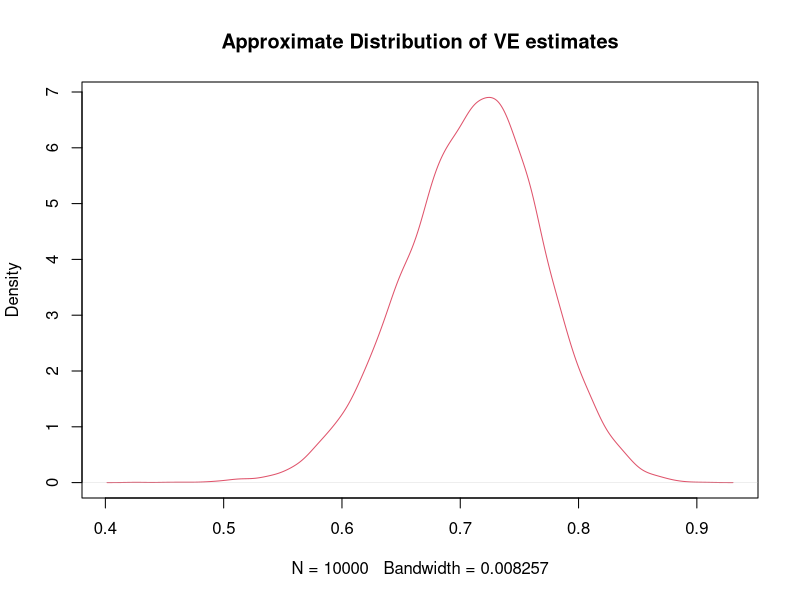
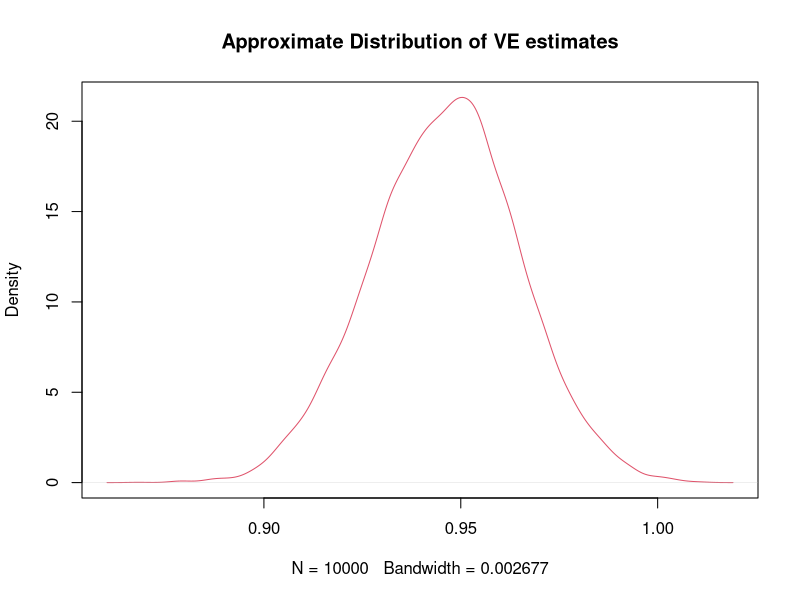
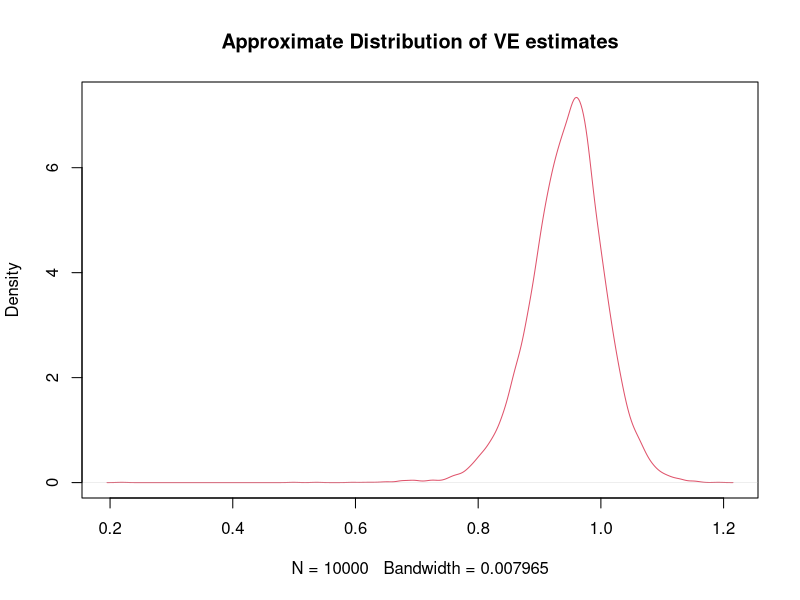
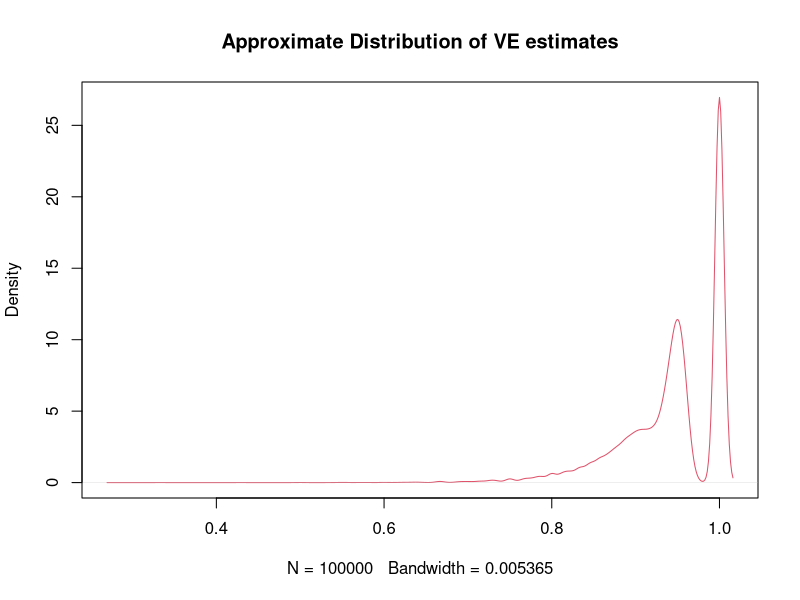

The R source for these figures, in order:
## ---- chunk 1
# No libraries needed.
## ---- chunk 2
NV = 200745 # number of vaccinated (treated)
NU = 201229 # number of unvaccinated (control)
RV= 33/NV  # average outcome for vaccinated
RU =115/NU  # average outcome for unvaccinated
VE = (RU - RV)/RU; # vaccine efficacy
# incidence per 100000 
Incidence.RV=RV*100000
Incidence.RU=RU*100000
## ---- chunk 3
print(paste("Incidence per 100000 among treated:", round(Incidence.RV,4)))
print(paste("Incidence per 100000 among controlled:", round(Incidence.RU,4)))
## ---- chunk 4
# treatment effect - estimated reduction in incidence per 100000 people
delta.hat = 100000*(RV-RU)
# variance, standard deviation and confidence interval of ATE using that outcomes are Bernoulli
Var.RV = RV*(1-RV)/NV
Var.RU = RU*(1-RU)/NU
Var.delta.hat =  100000^2*(Var.RV + Var.RU)
Std.delta.hat = sqrt(Var.delta.hat)
print(paste("Standard deviation for ATE is", round(Std.delta.hat,4)))
## ---- chunk 5
CI.delta = c(delta.hat -1.96*sqrt(Var.delta.hat), 
             delta.hat +1.96*sqrt(Var.delta.hat))
print(paste("95% confidence interval of ATE is [", round(CI.delta[1],4), ",", 
            round(CI.delta[2],4), "]"   ))
## ---- chunk 6
# we use an approximate bootstrap to find the confidence interval of vaccine efficacy
# via Monte Carlo draws
set.seed(1)
B = 10000 # number of bootstraps
RVs = RV  + rnorm(B)*sqrt(Var.RV)
RUs = RU  + rnorm(B)*sqrt(Var.RU)
VEs= (RUs - RVs)/RUs
print(paste("Overall VE is", round(VE,4) ))
## ---- chunk 7
# we use an approximate bootstrap to find the confidence interval of vaccine efficacy
# via Monte Carlo draws
set.seed(1)
B = 10000 # number of bootstraps
RVs = RV  + rnorm(B)*sqrt(Var.RV)
RUs = RU  + rnorm(B)*sqrt(Var.RU)
VEs= (RUs - RVs)/RUs
# use the empirical quantiles from the bootstraps
CI.VE =  quantile(VEs, c(.025, .975))
print(paste("95% confidence interval of VE is [", round(CI.VE[1],4), ",", 
            round(CI.VE[2],4), "]"))
## ---- chunk 8
plot(density(VEs), col=2, main="Approximate Distribution of VE estimates")

## ---- chunk 9
NV =  19965; # number vaccinated
NU =  20172; # number unvaccinated
RV = 9/NV; # average outcome for vaccinated
RU = 169/NU; # average outcome for unvaccinated
VE = (RU - RV)/RU; # vaccine efficacy

# treatment effect - estimated reduction in incidence per 100000 people
delta.hat = 100000*(RV-RU)

print(paste("Overall VE is", round(VE,4) ))

Var.RV = RV*(1-RV)/NV
Var.RU = RU*(1-RU)/NU
Var.delta.hat =  100000^2*(Var.RV + Var.RU)
Std.delta.hat = sqrt(Var.delta.hat)

## ---- chunk 10
# we use an approximate bootstrap to find the VE confidence interval
# using Monte Carlo draws as before
set.seed(1)
B = 10000
RVs = RV  + rnorm(B)*sqrt(Var.RV)
RUs = RU  + rnorm(B)*sqrt(Var.RU)
VEs= (RUs - RVs)/RUs

CI.VE = quantile(VEs, c(.025, .975))
print(paste("95% confidence interval of VE is [", round(CI.VE[1],4), ",", 
            round(CI.VE[2],4), "]" ))
## ---- chunk 11
plot(density(VEs), col=2, main="Approximate Distribution of VE estimates")
## ---- chunk 12
# Here we calculate the overall effectiveness of the vaccine for the two groups that are 65 or older
NV =  3239+805
NU =  3255+812
RV = 1/NV
RU = (14+5)/NU
VE = (RU - RV)/RU

print(paste("Overall VE is", round(VE,4)) )

Var.RV = RV*(1-RV)/NV
Var.RU = RU*(1-RU)/NU

# As before, we use an approximate bootstrap to find the confidence intervals
# using Monte Carlo draws

set.seed(1)
B = 10000
    RVs = RV  + rnorm(B)*sqrt(Var.RV)+ 10^(-10)
    RUs = RU  + rnorm(B)*sqrt(Var.RU)+ 10^(-10)
    VEs= (RUs - RVs)/RUs
    
CI.VE =  quantile(VEs, c(.025, .975))

print(paste("two-sided 95 % confidence interval is [", CI.VE[1], ",", 
            CI.VE[2], "]"   ))

OneSidedCI.VE =  quantile(VEs, c(.05))

print(paste("one-sided 95 % confidence interval is [", OneSidedCI.VE[1], ",", 
            1, "]"   ))

plot(density(VEs), col=2, main="Approximate Distribution of VE estimates")
## ---- chunk 13
NV =  3239+805
NU =  3255+812
RV = 1/NV
RU = (14+5)/NU
VE = (RU - RV)/RU

print(paste("Overall VE is", VE) )

set.seed(1)
B = 10000 #number of simulation draw
    RVs = rbinom(100000, size= NV, prob = RV) 
    RUs = rbinom(100000, size= NU, prob = RU)
    VEs= (RUs - RVs)/RUs

    CI.VE =  quantile(VEs, c(.025, .975))

print(paste("two-sided 95 % confidence interval is [", CI.VE[1], ",", 
            CI.VE[2], "]"   ))

OneSidedCI.VE =  quantile(VEs, c(.05))

print(paste("one-sided 95 % confidence interval is [", OneSidedCI.VE[1], ",",  1, "]"   ))

plot(density(VEs), col=2, main="Approximate Distribution of VE estimates")
